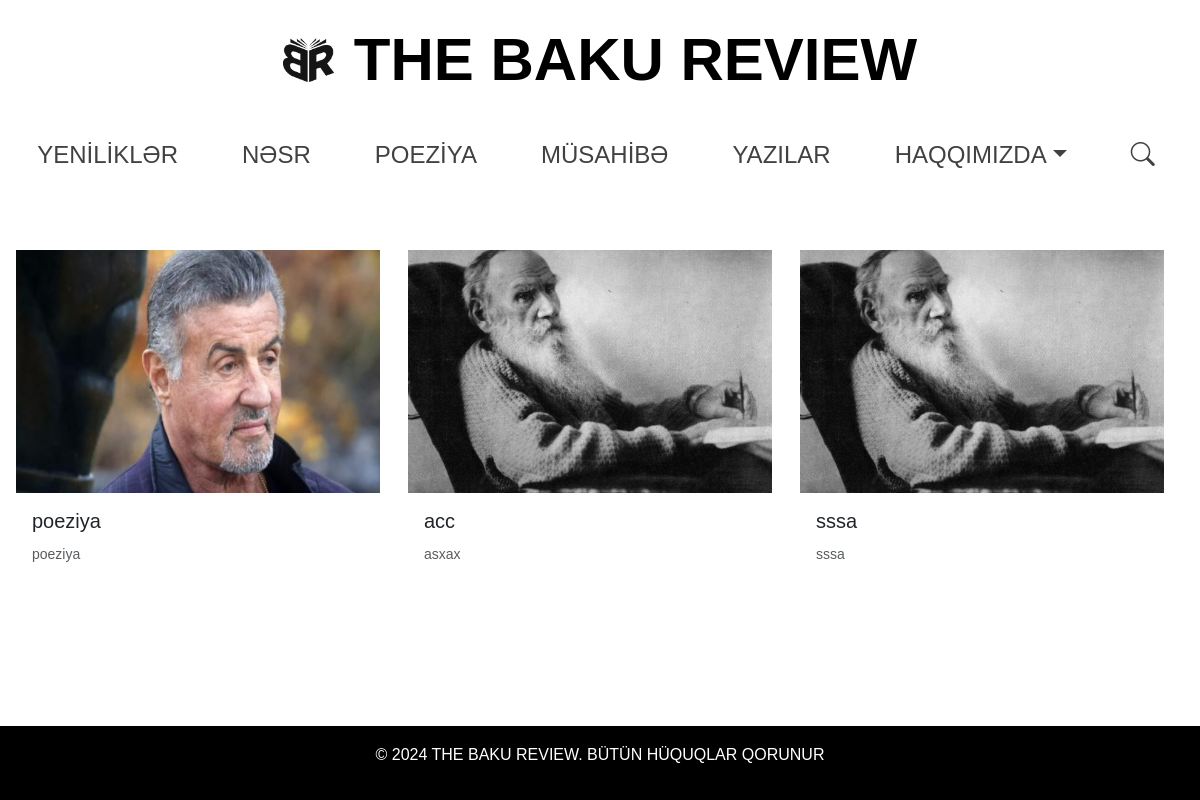
The app's page /poetry/ with its own data.
### core/models.py (models this page shows, shortened)
class BaseModel(models.Model):
    title = models.CharField(max_length=200, db_index=True)
    slug = models.SlugField(max_length=200, unique=True, blank=True)
    content = CKEditor5Field("Text", config_name="extends", db_index=True)
    image = models.ImageField(upload_to=get_image_upload_path)
    thumbnail = models.ImageField(
        upload_to=get_image_upload_path, null=True, blank=True
    )
    author = models.CharField(max_length=100, db_index=True)
    is_active = models.BooleanField(default=True)
    created_at = models.DateTimeField(auto_now_add=True)
    class Meta:
        abstract = True

class Poetry(BaseModel):
    class Meta:
        verbose_name = "Poeziya"
        verbose_name_plural = "Poeziya"

### core/views.py (the view)
# urls.py: path("poetry/", views.PoetryListView.as_view(), name="poetry_list"),
class PoetryListView(ListView):
    model = Poetry
    template_name = "poetry_list.html"
    context_object_name = "poetry_list"
    paginate_by = 16
    def get_queryset(self):
        return Poetry.objects.filter(is_active=True)

### templates/poetry_list.html (shortened to what this page needs)
{% extends 'base.html' %}
{% load static %}
{% block content %}
<main class="container mt-4">
    <div class="row detail">
        {% for poetry in poetry_list %}
        <div class="col-md-4 prose-list mb-4">
            <a href="{% url 'poetry_detail' poetry.slug %}" class="card prose-card" style="height: 100%; text-decoration: none; color: inherit; border: none;">
                <img src="{{ poetry.thumbnail.url }}" class="card-img-top" alt="{{ poetry.title }}">
                <div class="card-body">
                    <h5 class="card-title">{{ poetry.title }}</h5>
                    <p class="card-text"><small class="text-muted">{{ poetry.author }}</small></p>
                </div>
            </a>
        </div>
        {% endfor %}
    </div>
</main>
{% endblock %}

### static/css/styles.css (style rules this page uses)
* { margin: 0; padding: 0; box-sizing: border-box; }
.prose-card .card-title { color: inherit; transition: color 0.3s; }
body { font-family: Arial, sans-serif; line-height: 1.6; display: flex; flex-direction: column; min-height: 100vh; margin: 0; }
.container { width: 100%; max-width: none; padding-left: 0.5rem; padding-right: 1rem; }
.mt-4 { margin-top: 0; }
main { flex: 1; margin-bottom: 50px; }
.prose-list { flex: 1 1 33.333%; max-width: calc(33.333% - 1rem); box-sizing: border-box; }
.row.detail { height: 100%; display: flex; align-items: stretch; gap: 1rem; }
.container .row>* { padding-right: 0; }
.card-img, .card-img-top { border-top-left-radius: 0 !important; border-top-right-radius: 0 !important; width: 100%; height: auto; object-fit: cover; aspect-ratio: 3 / 2; }

### records on screen
Poetry: thumbnail (picture), title "poeziya", author "poeziya"
Poetry: thumbnail (picture), title "acc", author "asxax"
Poetry: thumbnail (picture), title "sssa", author "sssa"
